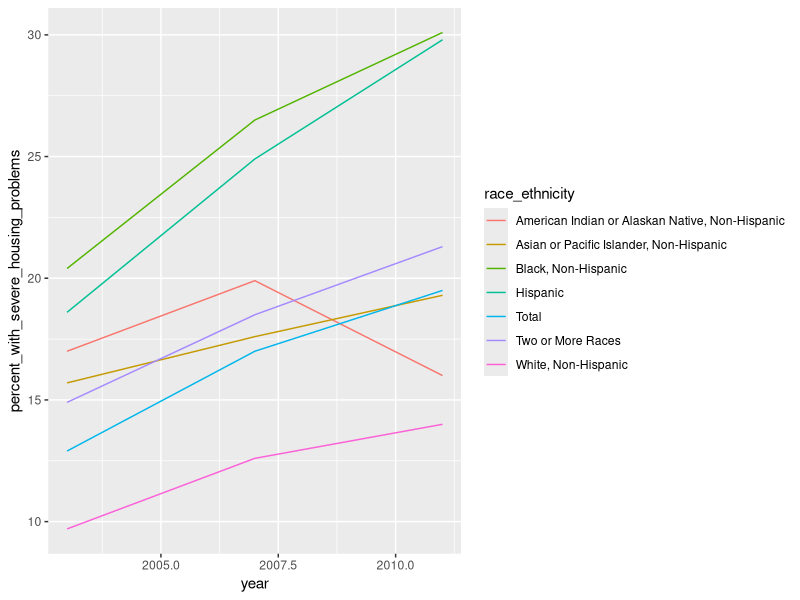

Write the R code that produced this figure.
## ---- chunk 1
library(ggplot2)

tidy_data <- read.csv("tidy_data_example.csv", header=TRUE)

ggplot(tidy_data, aes(x=year, y=percent_with_severe_housing_problems, col=race_ethnicity)) +
  geom_line()
